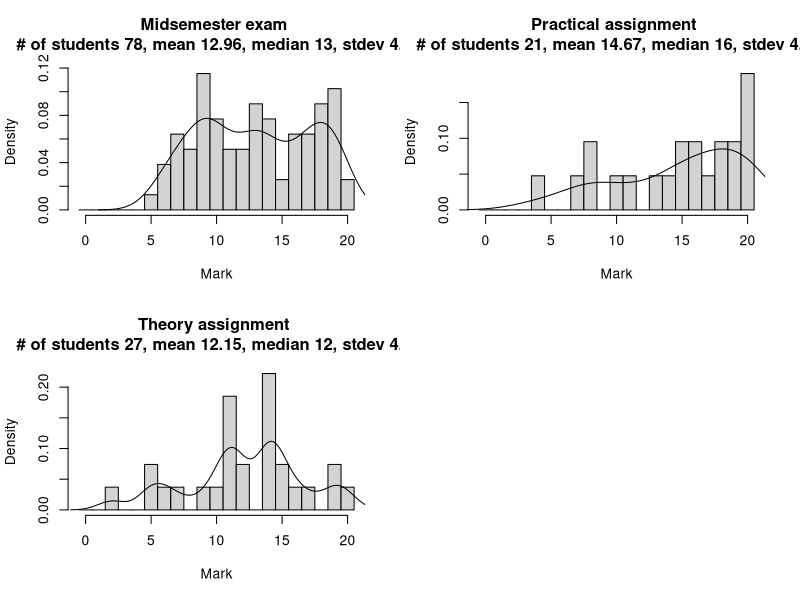

Source code (R):
print("Generating markstats.pdf from marks.csv")

marksdata <- read.csv("marks.csv")
pdf(file='markstats.pdf', width=10, height=9)

labeledhistogram <- function(data, name, maxmark) {
hist(data,breaks=0:(maxmark+1)-0.5,prob=TRUE,xlab="Mark",main=sprintf("%s \n # of students %i, mean %.2f, median %.0f, stdev %.2f", name, length(data), mean(data), median(data), sd(data)) )
lines(density(data,bw="SJ"))
}

layout(matrix(c(1,2,3,4), 2, 2, byrow = TRUE))
#layout(matrix(c(1,2), 2, 1, byrow = TRUE))
#layout.show(2)

labeledhistogram(na.omit(marksdata$Midsem.exam), "Midsemester exam", 20)
labeledhistogram(na.omit(marksdata$Practical.assignment), "Practical assignment", 20)
labeledhistogram(na.omit(marksdata$Theory.assignment), "Theory assignment", 20)

#midsemmarks <- na.omit(marksdata$Midsem.exam)
#hist(midsemmarks,breaks=0:21-0.5,prob=TRUE,xlab="Marks",main=sprintf("Midsemester exam \n # of students %i,  mean %.2f, median %.0f, stdev %.2f", #length(midsemmarks), mean(midsemmarks), median(midsemmarks), sd(midsemmarks)))
#lines(density(midsemmarks,bw="SJ"))

dev.off()

